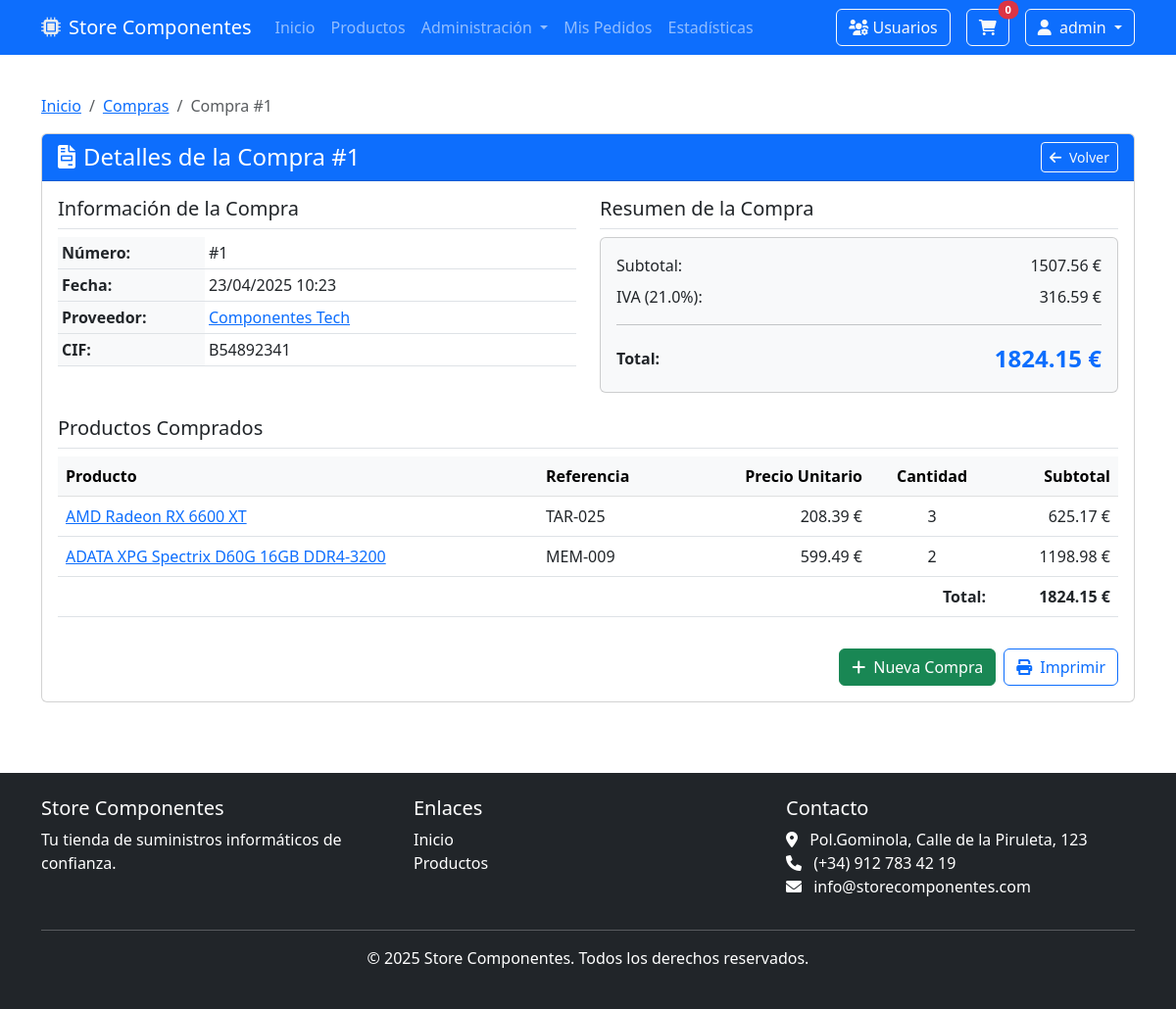
Screenshot of /compras/1 (signed in) with the database file from the repository.
### tables this page shows
CREATE TABLE compras (
    id INTEGER PRIMARY KEY AUTOINCREMENT,
    proveedor_id INTEGER NOT NULL,
    fecha TIMESTAMP DEFAULT CURRENT_TIMESTAMP,
    total REAL DEFAULT 0,
    FOREIGN KEY (proveedor_id) REFERENCES proveedores (id)
);

CREATE TABLE proveedores (
    id INTEGER PRIMARY KEY AUTOINCREMENT,
    nombre TEXT NOT NULL,
    cif TEXT UNIQUE NOT NULL,
    direccion TEXT,
    telefono TEXT,
    email TEXT,
    porcentaje_descuento REAL DEFAULT 0,
    iva REAL DEFAULT 21,
    notas TEXT
);

CREATE TABLE compras_detalle (
    id INTEGER PRIMARY KEY AUTOINCREMENT,
    compra_id INTEGER NOT NULL,
    producto_id INTEGER NOT NULL,
    cantidad INTEGER NOT NULL,
    precio_unitario REAL NOT NULL,
    FOREIGN KEY (compra_id) REFERENCES compras (id),
    FOREIGN KEY (producto_id) REFERENCES productos (id)
);

CREATE TABLE productos (
    id INTEGER PRIMARY KEY AUTOINCREMENT,
    nombre TEXT NOT NULL,
    referencia TEXT UNIQUE NOT NULL,
    descripcion TEXT,
    precio_compra REAL NOT NULL,
    precio_venta REAL NOT NULL,
    stock_actual INTEGER DEFAULT 0,
    stock_minimo INTEGER DEFAULT 0,
    ubicacion_almacen TEXT,
    categoria TEXT,
    imagen TEXT,
    proveedor_id INTEGER,
    FOREIGN KEY (proveedor_id) REFERENCES proveedores (id)
);

### main.py (the view)
@app.route('/compras/<int:compra_id>')
def ver_compra(compra_id):
    if not session.get('es_admin'):
        flash('No tienes permisos para acceder a esta página', 'danger')
        return redirect(url_for('home'))
    compra = Compra.get_by_id(compra_id)
    if not compra:
        flash('Compra no encontrada', 'danger')
        return redirect(url_for('listar_compras'))
    detalles = compra.get_detalles()
    return render_template('compras/compras_detalle.html', compra=compra, detalles=detalles)

### db.py (called while the page is built)
def crear_directorio_db():
    if not os.path.exists(DB_DIR):
        os.makedirs(DB_DIR)

def get_db_connection():
    crear_directorio_db()
    conn = sqlite3.connect(DB_PATH)
    conn.row_factory = sqlite3.Row  # Para acceder a las columnas por nombre
    return conn

@contextmanager
def get_db():
    conn = get_db_connection()
    try:
        yield conn
        conn.commit()
    except Exception as e:
        conn.rollback()
        raise e
    finally:
        conn.close()

### main.py (called while the page is built)
@app.template_filter('datetime')
def format_datetime(value, format='%d/%m/%Y %H:%M'):
    if isinstance(value, str):
        try:
            value = datetime.datetime.fromisoformat(value)
        except ValueError:
            return value
    return value.strftime(format)

@app.context_processor
def inject_context():
    return {
        'now': datetime.datetime.now()
    }

### models.py (called while the page is built)
    def get_detalles(self):
        return CompraDetalle.get_by_compra(self.id)

### templates/compras/compras_detalle.html (shortened to what this page needs)
{% extends 'base.html' %}
{% block content %}
<div class="container mt-4">
    <nav aria-label="breadcrumb">
        <ol class="breadcrumb">
            <li class="breadcrumb-item"><a href="{{ url_for('home') }}">Inicio</a></li>
            <li class="breadcrumb-item"><a href="{{ url_for('listar_compras') }}">Compras</a></li>
            <li class="breadcrumb-item active">Compra #{{ compra.id }}</li>
        </ol>
    </nav>
    <div class="card mb-4">
        <div class="card-header bg-primary text-white d-flex justify-content-between align-items-center">
            <h4 class="mb-0">
                <i class="fas fa-file-invoice me-2"></i>Detalles de la Compra #{{ compra.id }}
            </h4>
            <div>
                <a href="{{ url_for('listar_compras') }}" class="btn btn-outline-light btn-sm">
                    <i class="fas fa-arrow-left me-1"></i> Volver
                </a>
            </div>
        </div>
        <div class="card-body">
            <div class="row mb-4">
                <div class="col-md-6">
                    <h5 class="border-bottom pb-2">Información de la Compra</h5>
                    <table class="table table-sm">
                        <tr>
                            <th style="width: 150px;">Número:</th>
                            <td>#{{ compra.id }}</td>
                        </tr>
                        <tr>
                            <th>Fecha:</th>
                            <td>{{ compra.fecha|datetime('%d/%m/%Y %H:%M') }}</td>
                        </tr>
                        <tr>
                            <th>Proveedor:</th>
                            <td>
                                <a href="{{ url_for('ver_proveedor', proveedor_id=compra.proveedor.id) }}">
                                    {{ compra.proveedor.nombre }}
                                </a>
                            </td>
                        </tr>
                        <tr>
                            <th>CIF:</th>
                            <td>{{ compra.proveedor.cif }}</td>
                        </tr>
                    </table>
                </div>
                <div class="col-md-6">
                    <h5 class="border-bottom pb-2">Resumen de la Compra</h5>
                    <div class="card bg-light">
                        <div class="card-body">
                            <div class="d-flex justify-content-between align-items-center mb-2">
                                <span>Subtotal:</span>
                                <span>{{ "%.2f"|format(compra.total / (1 + compra.proveedor.iva/100)) }} €</span>
                            </div>
                            <div class="d-flex justify-content-between align-items-center mb-2">
                                <span>IVA ({{ compra.proveedor.iva }}%):</span>
                                <span>{{ "%.2f"|format(compra.total - (compra.total / (1 + compra.proveedor.iva/100))) }} €</span>
                            </div>
                            <hr>
                            <div class="d-flex justify-content-between align-items-center">
                                <span class="fw-bold">Total:</span>
                                <span class="fw-bold fs-4 text-primary">{{ "%.2f"|format(compra.total) }} €</span>
                            </div>
                        </div>
                    </div>
                </div>
            </div>
            <h5 class="border-bottom pb-2">Productos Comprados</h5>
            <div class="table-responsive">
                <table class="table table-hover">
                    <thead class="table-light">
                        <tr>
                            <th>Producto</th>
                            <th>Referencia</th>
                            <th class="text-end">Precio Unitario</th>
                            <th class="text-center">Cantidad</th>
                            <th class="text-end">Subtotal</th>
                        </tr>
                    </thead>
                    <tbody>
                        {% for detalle in detalles %}
                        <tr>
                            <td>
                                <a href="{{ url_for('ver_producto', producto_id=detalle.producto.id) }}">
                                    {{ detalle.producto.nombre }}
                                </a>
                            </td>
                            <td>{{ detalle.producto.referencia }}</td>
                            <td class="text-end">{{ "%.2f"|format(detalle.precio_unitario) }} €</td>
                            <td class="text-center">{{ detalle.cantidad }}</td>
                            <td class="text-end">{{ "%.2f"|format(detalle.precio_unitario * detalle.cantidad) }} €</td>
                        </tr>
                        {% endfor %}
                    </tbody>
                    <tfoot>
                        <tr>
                            <td colspan="4" class="text-end fw-bold">Total:</td>
                            <td class="text-end fw-bold">{{ "%.2f"|format(compra.total) }} €</td>
                        </tr>
                    </tfoot>
                </table>
            </div>
            <div class="d-flex justify-content-end mt-3">
                <a href="{{ url_for('crear_compra') }}" class="btn btn-success me-2">
                    <i class="fas fa-plus me-1"></i> Nueva Compra
                </a>
                <button type="button" class="btn btn-outline-primary" onclick="window.print()">
                    <i class="fas fa-print me-1"></i> Imprimir
                </button>
            </div>
        </div>
    </div>
</div>
{% endblock %}

### static/css/styles.css (style rules this page uses)
body { min-height: 100vh; display: flex; flex-direction: column; }
.table th { background-color: #f8f9fa; }

### rows the page displays
compras: id "1", compra.total/(1+compra.proveedor.iva/100) "1507.56", total.iva "316.59", total "1824.15"
proveedores: proveedor.nombre "Componentes Tech", proveedor.cif "B54892341", proveedor.iva "21.0"
compras_detalle: producto.nombre "AMD Radeon RX 6600 XT", producto.referencia "TAR-025", precio_unitario "208.39", cantidad "3", detalle.precio_unitario*detalle.cantidad "625.17"
compras_detalle: producto.nombre "ADATA XPG Spectrix D60G 16GB DDR4-3200", producto.referencia "MEM-009", precio_unitario "599.49", cantidad "2", detalle.precio_unitario*detalle.cantidad "1198.98"

### other values shown
{{ session.get('username', 'Usuario') }} "admin"
{{ compra.fecha|datetime('%d/%m/%Y %H:%M') }} "23/04/2025 10:23"
